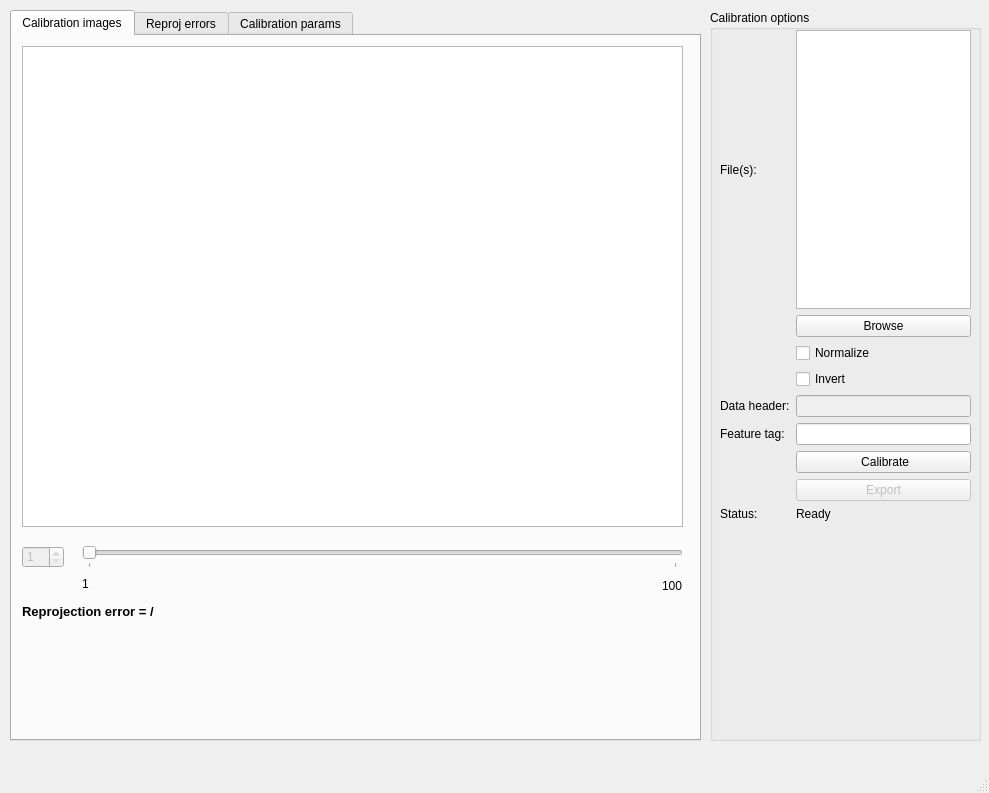
<?xml version="1.0" encoding="UTF-8"?>
<ui version="4.0">
 <class>CalibrationApp</class>
 <widget class="QMainWindow" name="CalibrationApp">
  <property name="geometry">
   <rect>
    <x>0</x>
    <y>0</y>
    <width>989</width>
    <height>793</height>
   </rect>
  </property>
  <property name="windowTitle">
   <string>InViLab camera calibration app</string>
  </property>
  <widget class="QWidget" name="centralwidget">
   <widget class="QTabWidget" name="tabWidget">
    <property name="enabled">
     <bool>true</bool>
    </property>
    <property name="geometry">
     <rect>
      <x>10</x>
      <y>10</y>
      <width>691</width>
      <height>731</height>
     </rect>
    </property>
    <property name="currentIndex">
     <number>0</number>
    </property>
    <widget class="QWidget" name="imageTab">
     <property name="enabled">
      <bool>true</bool>
     </property>
     <attribute name="title">
      <string>Calibration images</string>
     </attribute>
     <widget class="QSlider" name="imageHorizontalSlider">
      <property name="enabled">
       <bool>false</bool>
      </property>
      <property name="geometry">
       <rect>
        <x>70</x>
        <y>510</y>
        <width>601</width>
        <height>22</height>
       </rect>
      </property>
      <property name="minimum">
       <number>1</number>
      </property>
      <property name="orientation">
       <enum>Qt::Horizontal</enum>
      </property>
      <property name="tickPosition">
       <enum>QSlider::TicksBelow</enum>
      </property>
      <property name="tickInterval">
       <number>99</number>
      </property>
     </widget>
     <widget class="QSpinBox" name="imageSpinBox">
      <property name="enabled">
       <bool>false</bool>
      </property>
      <property name="geometry">
       <rect>
        <x>10</x>
        <y>510</y>
        <width>42</width>
        <height>22</height>
       </rect>
      </property>
      <property name="minimum">
       <number>1</number>
      </property>
      <property name="maximum">
       <number>10000</number>
      </property>
     </widget>
     <widget class="QLabel" name="minImageLabel">
      <property name="geometry">
       <rect>
        <x>70</x>
        <y>540</y>
        <width>16</width>
        <height>16</height>
       </rect>
      </property>
      <property name="text">
       <string>1</string>
      </property>
     </widget>
     <widget class="QLabel" name="maxImageLabel">
      <property name="geometry">
       <rect>
        <x>650</x>
        <y>540</y>
        <width>31</width>
        <height>20</height>
       </rect>
      </property>
      <property name="text">
       <string>100</string>
      </property>
     </widget>
     <widget class="QLabel" name="reprojErrLabel">
      <property name="geometry">
       <rect>
        <x>10</x>
        <y>560</y>
        <width>201</width>
        <height>31</height>
       </rect>
      </property>
      <property name="font">
       <font>
        <pointsize>10</pointsize>
        <weight>75</weight>
        <bold>true</bold>
       </font>
      </property>
      <property name="text">
       <string>Reprojection error = /</string>
      </property>
     </widget>
     <widget class="ImageView" name="graphicsView">
      <property name="geometry">
       <rect>
        <x>10</x>
        <y>10</y>
        <width>661</width>
        <height>481</height>
       </rect>
      </property>
     </widget>
    </widget>
    <widget class="QWidget" name="reprojErrorsTab">
     <property name="enabled">
      <bool>true</bool>
     </property>
     <attribute name="title">
      <string>Reproj errors</string>
     </attribute>
     <widget class="ReprojErrPlotWidget" name="reprojErrPlot" native="true">
      <property name="geometry">
       <rect>
        <x>10</x>
        <y>10</y>
        <width>661</width>
        <height>481</height>
       </rect>
      </property>
     </widget>
     <widget class="QLabel" name="RMSreprojErrLabel">
      <property name="enabled">
       <bool>true</bool>
      </property>
      <property name="geometry">
       <rect>
        <x>10</x>
        <y>510</y>
        <width>241</width>
        <height>21</height>
       </rect>
      </property>
      <property name="font">
       <font>
        <pointsize>10</pointsize>
        <weight>75</weight>
        <bold>true</bold>
       </font>
      </property>
      <property name="text">
       <string>RMS reprojection error = /</string>
      </property>
     </widget>
     <widget class="QPushButton" name="removeOutliersButton">
      <property name="enabled">
       <bool>false</bool>
      </property>
      <property name="geometry">
       <rect>
        <x>520</x>
        <y>510</y>
        <width>151</width>
        <height>61</height>
       </rect>
      </property>
      <property name="font">
       <font>
        <pointsize>10</pointsize>
       </font>
      </property>
      <property name="text">
       <string>Remove outliers</string>
      </property>
     </widget>
     <widget class="QPushButton" name="resetButton">
      <property name="enabled">
       <bool>false</bool>
      </property>
      <property name="geometry">
       <rect>
        <x>520</x>
        <y>570</y>
        <width>151</width>
        <height>61</height>
       </rect>
      </property>
      <property name="font">
       <font>
        <pointsize>10</pointsize>
       </font>
      </property>
      <property name="text">
       <string>Reset</string>
      </property>
     </widget>
    </widget>
    <widget class="QWidget" name="calibrationParamsTab">
     <property name="enabled">
      <bool>true</bool>
     </property>
     <attribute name="title">
      <string>Calibration params</string>
     </attribute>
     <widget class="DistortionPlotWidget" name="distortionPlot" native="true">
      <property name="geometry">
       <rect>
        <x>10</x>
        <y>20</y>
        <width>671</width>
        <height>471</height>
       </rect>
      </property>
     </widget>
     <widget class="QTableWidget" name="intrinsicsTable">
      <property name="geometry">
       <rect>
        <x>100</x>
        <y>511</y>
        <width>228</width>
        <height>181</height>
       </rect>
      </property>
      <property name="verticalScrollBarPolicy">
       <enum>Qt::ScrollBarAlwaysOff</enum>
      </property>
      <property name="horizontalScrollBarPolicy">
       <enum>Qt::ScrollBarAlwaysOff</enum>
      </property>
      <property name="autoScroll">
       <bool>false</bool>
      </property>
      <property name="editTriggers">
       <set>QAbstractItemView::NoEditTriggers</set>
      </property>
      <property name="tabKeyNavigation">
       <bool>false</bool>
      </property>
      <property name="showDropIndicator" stdset="0">
       <bool>false</bool>
      </property>
      <property name="dragDropOverwriteMode">
       <bool>false</bool>
      </property>
      <property name="selectionMode">
       <enum>QAbstractItemView::NoSelection</enum>
      </property>
      <property name="wordWrap">
       <bool>false</bool>
      </property>
      <property name="cornerButtonEnabled">
       <bool>false</bool>
      </property>
      <property name="rowCount">
       <number>5</number>
      </property>
      <property name="columnCount">
       <number>2</number>
      </property>
      <attribute name="horizontalHeaderMinimumSectionSize">
       <number>100</number>
      </attribute>
      <attribute name="horizontalHeaderDefaultSectionSize">
       <number>100</number>
      </attribute>
      <attribute name="verticalHeaderMinimumSectionSize">
       <number>10</number>
      </attribute>
      <attribute name="verticalHeaderDefaultSectionSize">
       <number>30</number>
      </attribute>
      <row>
       <property name="text">
        <string>fx</string>
       </property>
       <property name="font">
        <font>
         <weight>75</weight>
         <bold>true</bold>
        </font>
       </property>
      </row>
      <row>
       <property name="text">
        <string>fy</string>
       </property>
       <property name="font">
        <font>
         <weight>75</weight>
         <bold>true</bold>
        </font>
       </property>
      </row>
      <row>
       <property name="text">
        <string>cx</string>
       </property>
       <property name="font">
        <font>
         <weight>75</weight>
         <bold>true</bold>
        </font>
       </property>
      </row>
      <row>
       <property name="text">
        <string>cy</string>
       </property>
       <property name="font">
        <font>
         <weight>75</weight>
         <bold>true</bold>
        </font>
       </property>
      </row>
      <row>
       <property name="text">
        <string>s</string>
       </property>
       <property name="font">
        <font>
         <weight>75</weight>
         <bold>true</bold>
        </font>
       </property>
      </row>
      <column>
       <property name="text">
        <string>Value</string>
       </property>
       <property name="font">
        <font>
         <weight>75</weight>
         <bold>true</bold>
        </font>
       </property>
      </column>
      <column>
       <property name="text">
        <string>SD</string>
       </property>
       <property name="font">
        <font>
         <weight>75</weight>
         <bold>true</bold>
        </font>
       </property>
      </column>
      <item row="0" column="0">
       <property name="text">
        <string>/</string>
       </property>
       <property name="textAlignment">
        <set>AlignTrailing|AlignVCenter</set>
       </property>
      </item>
      <item row="0" column="1">
       <property name="text">
        <string>/</string>
       </property>
       <property name="textAlignment">
        <set>AlignTrailing|AlignVCenter</set>
       </property>
      </item>
      <item row="1" column="0">
       <property name="text">
        <string>/</string>
       </property>
       <property name="textAlignment">
        <set>AlignTrailing|AlignVCenter</set>
       </property>
      </item>
      <item row="1" column="1">
       <property name="text">
        <string>/</string>
       </property>
       <property name="textAlignment">
        <set>AlignTrailing|AlignVCenter</set>
       </property>
      </item>
      <item row="2" column="0">
       <property name="text">
        <string>/</string>
       </property>
       <property name="textAlignment">
        <set>AlignTrailing|AlignVCenter</set>
       </property>
      </item>
      <item row="2" column="1">
       <property name="text">
        <string>/</string>
       </property>
       <property name="textAlignment">
        <set>AlignTrailing|AlignVCenter</set>
       </property>
      </item>
      <item row="3" column="0">
       <property name="text">
        <string>/</string>
       </property>
       <property name="textAlignment">
        <set>AlignTrailing|AlignVCenter</set>
       </property>
      </item>
      <item row="3" column="1">
       <property name="text">
        <string>/</string>
       </property>
       <property name="textAlignment">
        <set>AlignTrailing|AlignVCenter</set>
       </property>
      </item>
      <item row="4" column="0">
       <property name="text">
        <string>/</string>
       </property>
       <property name="textAlignment">
        <set>AlignTrailing|AlignVCenter</set>
       </property>
      </item>
      <item row="4" column="1">
       <property name="text">
        <string>/</string>
       </property>
       <property name="textAlignment">
        <set>AlignTrailing|AlignVCenter</set>
       </property>
      </item>
     </widget>
     <widget class="QTableWidget" name="distortionTable">
      <property name="geometry">
       <rect>
        <x>450</x>
        <y>510</y>
        <width>229</width>
        <height>182</height>
       </rect>
      </property>
      <property name="verticalScrollBarPolicy">
       <enum>Qt::ScrollBarAlwaysOff</enum>
      </property>
      <property name="horizontalScrollBarPolicy">
       <enum>Qt::ScrollBarAlwaysOff</enum>
      </property>
      <property name="autoScroll">
       <bool>false</bool>
      </property>
      <property name="editTriggers">
       <set>QAbstractItemView::NoEditTriggers</set>
      </property>
      <property name="tabKeyNavigation">
       <bool>false</bool>
      </property>
      <property name="showDropIndicator" stdset="0">
       <bool>false</bool>
      </property>
      <property name="dragDropOverwriteMode">
       <bool>false</bool>
      </property>
      <property name="selectionMode">
       <enum>QAbstractItemView::NoSelection</enum>
      </property>
      <property name="wordWrap">
       <bool>false</bool>
      </property>
      <property name="cornerButtonEnabled">
       <bool>false</bool>
      </property>
      <property name="rowCount">
       <number>5</number>
      </property>
      <property name="columnCount">
       <number>2</number>
      </property>
      <attribute name="horizontalHeaderMinimumSectionSize">
       <number>100</number>
      </attribute>
      <attribute name="horizontalHeaderDefaultSectionSize">
       <number>100</number>
      </attribute>
      <attribute name="verticalHeaderMinimumSectionSize">
       <number>10</number>
      </attribute>
      <attribute name="verticalHeaderDefaultSectionSize">
       <number>30</number>
      </attribute>
      <row>
       <property name="text">
        <string>k1</string>
       </property>
       <property name="font">
        <font>
         <weight>75</weight>
         <bold>true</bold>
        </font>
       </property>
      </row>
      <row>
       <property name="text">
        <string>k2</string>
       </property>
       <property name="font">
        <font>
         <weight>75</weight>
         <bold>true</bold>
        </font>
       </property>
      </row>
      <row>
       <property name="text">
        <string>k3</string>
       </property>
       <property name="font">
        <font>
         <weight>75</weight>
         <bold>true</bold>
        </font>
       </property>
      </row>
      <row>
       <property name="text">
        <string>p1</string>
       </property>
       <property name="font">
        <font>
         <weight>75</weight>
         <bold>true</bold>
        </font>
       </property>
      </row>
      <row>
       <property name="text">
        <string>p2</string>
       </property>
       <property name="font">
        <font>
         <weight>75</weight>
         <bold>true</bold>
        </font>
       </property>
      </row>
      <column>
       <property name="text">
        <string>Value</string>
       </property>
       <property name="font">
        <font>
         <weight>75</weight>
         <bold>true</bold>
        </font>
       </property>
      </column>
      <column>
       <property name="text">
        <string>SD</string>
       </property>
       <property name="font">
        <font>
         <weight>75</weight>
         <bold>true</bold>
        </font>
       </property>
      </column>
      <item row="0" column="0">
       <property name="text">
        <string>/</string>
       </property>
       <property name="textAlignment">
        <set>AlignTrailing|AlignVCenter</set>
       </property>
      </item>
      <item row="0" column="1">
       <property name="text">
        <string>/</string>
       </property>
       <property name="textAlignment">
        <set>AlignTrailing|AlignVCenter</set>
       </property>
      </item>
      <item row="1" column="0">
       <property name="text">
        <string>/</string>
       </property>
       <property name="textAlignment">
        <set>AlignTrailing|AlignVCenter</set>
       </property>
      </item>
      <item row="1" column="1">
       <property name="text">
        <string>/</string>
       </property>
       <property name="textAlignment">
        <set>AlignTrailing|AlignVCenter</set>
       </property>
      </item>
      <item row="2" column="0">
       <property name="text">
        <string>/</string>
       </property>
       <property name="textAlignment">
        <set>AlignTrailing|AlignVCenter</set>
       </property>
      </item>
      <item row="2" column="1">
       <property name="text">
        <string>/</string>
       </property>
       <property name="textAlignment">
        <set>AlignTrailing|AlignVCenter</set>
       </property>
      </item>
      <item row="3" column="0">
       <property name="text">
        <string>/</string>
       </property>
       <property name="textAlignment">
        <set>AlignTrailing|AlignVCenter</set>
       </property>
      </item>
      <item row="3" column="1">
       <property name="text">
        <string>/</string>
       </property>
       <property name="textAlignment">
        <set>AlignTrailing|AlignVCenter</set>
       </property>
      </item>
      <item row="4" column="0">
       <property name="text">
        <string>/</string>
       </property>
       <property name="textAlignment">
        <set>AlignTrailing|AlignVCenter</set>
       </property>
      </item>
      <item row="4" column="1">
       <property name="text">
        <string>/</string>
       </property>
       <property name="textAlignment">
        <set>AlignTrailing|AlignVCenter</set>
       </property>
      </item>
     </widget>
     <widget class="QLabel" name="label_3">
      <property name="geometry">
       <rect>
        <x>350</x>
        <y>510</y>
        <width>81</width>
        <height>41</height>
       </rect>
      </property>
      <property name="font">
       <font>
        <pointsize>8</pointsize>
        <weight>75</weight>
        <bold>true</bold>
       </font>
      </property>
      <property name="text">
       <string>Distortion parameters:</string>
      </property>
      <property name="wordWrap">
       <bool>true</bool>
      </property>
     </widget>
     <widget class="QLabel" name="label_5">
      <property name="geometry">
       <rect>
        <x>10</x>
        <y>510</y>
        <width>81</width>
        <height>41</height>
       </rect>
      </property>
      <property name="font">
       <font>
        <pointsize>8</pointsize>
        <weight>75</weight>
        <bold>true</bold>
       </font>
      </property>
      <property name="text">
       <string>Intrinsic parameters:</string>
      </property>
      <property name="wordWrap">
       <bool>true</bool>
      </property>
     </widget>
    </widget>
   </widget>
   <widget class="QGroupBox" name="groupBox">
    <property name="geometry">
     <rect>
      <x>710</x>
      <y>10</y>
      <width>271</width>
      <height>731</height>
     </rect>
    </property>
    <property name="title">
     <string>Calibration options</string>
    </property>
    <widget class="QWidget" name="gridLayoutWidget">
     <property name="geometry">
      <rect>
       <x>10</x>
       <y>20</y>
       <width>251</width>
       <height>491</height>
      </rect>
     </property>
     <layout class="QGridLayout" name="gridLayout">
      <item row="5" column="0">
       <widget class="QLabel" name="label_4">
        <property name="text">
         <string>Feature tag:</string>
        </property>
       </widget>
      </item>
      <item row="7" column="1">
       <widget class="QPushButton" name="exportButton">
        <property name="enabled">
         <bool>false</bool>
        </property>
        <property name="text">
         <string>Export</string>
        </property>
       </widget>
      </item>
      <item row="8" column="1">
       <widget class="QLabel" name="statusText">
        <property name="text">
         <string>Ready</string>
        </property>
       </widget>
      </item>
      <item row="6" column="1">
       <widget class="QPushButton" name="calibrateButton">
        <property name="text">
         <string> Calibrate</string>
        </property>
       </widget>
      </item>
      <item row="5" column="1">
       <widget class="QLineEdit" name="tagField"/>
      </item>
      <item row="8" column="0">
       <widget class="QLabel" name="statusLabel">
        <property name="text">
         <string>Status:</string>
        </property>
       </widget>
      </item>
      <item row="3" column="1">
       <widget class="QCheckBox" name="invertCheckBox">
        <property name="text">
         <string>Invert</string>
        </property>
       </widget>
      </item>
      <item row="2" column="1">
       <widget class="QCheckBox" name="normalizeCheckBox">
        <property name="text">
         <string>Normalize</string>
        </property>
       </widget>
      </item>
      <item row="0" column="1">
       <widget class="QListWidget" name="namesListWidget"/>
      </item>
      <item row="1" column="1">
       <widget class="QPushButton" name="browseButton">
        <property name="text">
         <string>Browse</string>
        </property>
       </widget>
      </item>
      <item row="0" column="0">
       <widget class="QLabel" name="label">
        <property name="text">
         <string>File(s):</string>
        </property>
       </widget>
      </item>
      <item row="4" column="1">
       <widget class="QLineEdit" name="headerField">
        <property name="enabled">
         <bool>false</bool>
        </property>
       </widget>
      </item>
      <item row="4" column="0">
       <widget class="QLabel" name="label_2">
        <property name="text">
         <string>Data header:</string>
        </property>
       </widget>
      </item>
     </layout>
    </widget>
    <widget class="QLabel" name="logoLabel">
     <property name="geometry">
      <rect>
       <x>10</x>
       <y>590</y>
       <width>251</width>
       <height>131</height>
      </rect>
     </property>
     <property name="text">
      <string/>
     </property>
     <property name="scaledContents">
      <bool>true</bool>
     </property>
    </widget>
   </widget>
  </widget>
  <widget class="QMenuBar" name="menubar">
   <property name="geometry">
    <rect>
     <x>0</x>
     <y>0</y>
     <width>989</width>
     <height>22</height>
    </rect>
   </property>
  </widget>
  <widget class="QStatusBar" name="statusbar"/>
 </widget>
 <customwidgets>
  <customwidget>
   <class>ImageView</class>
   <extends>QGraphicsView</extends>
   <header>pyqtgraph.h</header>
  </customwidget>
  <customwidget>
   <class>DistortionPlotWidget</class>
   <extends>QWidget</extends>
   <header>camera_calibration_toolbox/gui/custom_widgets.h</header>
   <container>1</container>
  </customwidget>
  <customwidget>
   <class>ReprojErrPlotWidget</class>
   <extends>QWidget</extends>
   <header>camera_calibration_toolbox/gui/custom_widgets.h</header>
   <container>1</container>
  </customwidget>
 </customwidgets>
 <resources/>
 <connections/>
</ui>
